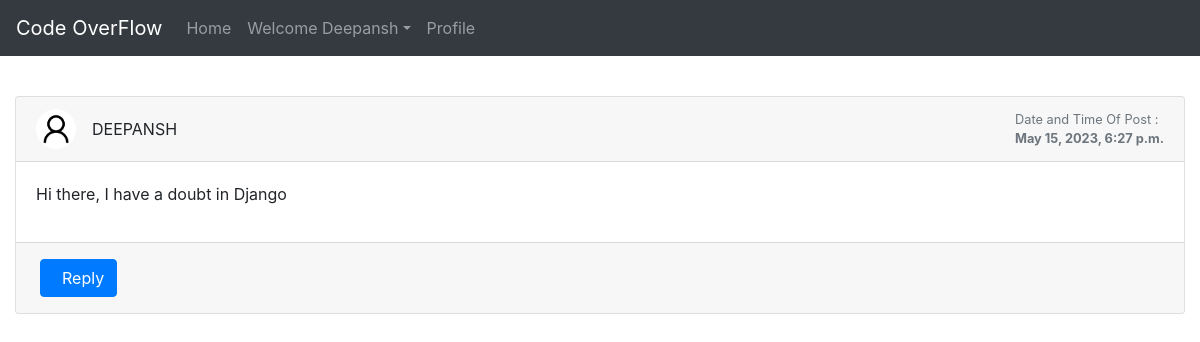
/discussion/29/ (signed in), run on the app's committed database.
### profile_of_user/models.py (models this page shows)
class Post(models.Model):
    user1 = models.ForeignKey(User, on_delete=models.CASCADE, default=1)
    post_id = models.AutoField
    post_content = models.CharField(max_length=5000)
    timestamp= models.DateTimeField(default=now)
    image = models.ImageField(upload_to="images",default="")

### profile_of_user/views.py (the view, shortened to what this page needs)
# urls.py: path("discussion/<int:myid>/", views.discussion, name="Discussions"),
def discussion(request, myid):
    post = Post.objects.filter(id=myid).first()
    replies = Replie.objects.filter(post=post)
    return render(request, "discussion.html", {'post':post, 'replies':replies})

### profile_of_user/templates/discussion.html (shortened to what this page needs)
{% extends 'basic.html' %}
{% block body %}
<br>
<div class="container-fluid mt-5">
    <div class="row">
        <div class="col-md-12">
            <div class="card mb-4">
                <div class="card-header">
                    <div class="media flex-wrap w-100 align-items-center"> <img src="/media/{{post.image}}"
                            class="d-block ui-w-40 rounded-circle" alt="" width="40px" height="40px">
                        <div class="media-body ml-3" style="text-transform: uppercase;"> <a data-abc="true">{{post.user1}}</a>
                        </div>
                        <div class="text-muted small ml-3">
                            <div>Date and Time Of Post :</div>
                            <div><strong>{{post.timestamp}}</strong></div>
                        </div>
                    </div>
                </div>
                <div class="card-body">
                    <p>{{post.post_content}}</p>
                </div>
                <div class="card-footer d-flex flex-wrap justify-content-between align-items-center px-0 pt-0 pb-3">
                    <div class="px-4 pt-3"> <button type="button" class="btn btn-primary" data-target="#reply" data-toggle="modal">&nbsp; Reply</button> </div>
                </div>
            </div>
        </div>
    </div>
</div>
{% endblock %}

### profile_of_user/templates/basic.html (shortened to what this page needs)
<!doctype html>
<html lang="en">
  <head>
    <link rel="stylesheet" href="https://stackpath.bootstrapcdn.com/bootstrap/4.2.1/css/bootstrap.min.css">
  </head>
  <body>
    <nav class="navbar navbar-expand-lg navbar-dark bg-dark fixed-top">
  <a class="navbar-brand" href="/">Code OverFlow</a>
  <div class="collapse navbar-collapse" id="navbarSupportedContent">
    <ul class="navbar-nav mr-auto">
      <li class="nav-item {% block homeactive %} {% endblock homeactive %} ">
        <a class="nav-link" href="/">Home </a>
      </li>
      {% if user.is_authenticated %}
<ul class="navbar-nav mr-2">
<li class="nav-item dropdown">
<a class="nav-link dropdown-toggle" href='#' id="navbarDropdown" role="button" data-toggle="dropdown"> Welcome {{request.user}}</a>
<div class="dropdown-menu" aria-labelledby="navbarDropdown">
      <li class="nav-item {% block profileactive %} {% endblock profileactive %}">
        <a class="nav-link" href="/myprofile">Profile</a>
      </li>
        </div>
      </li>
      {% endif %}
    </ul>
  </div>
</nav>
<br>
</body>
{% block body %} {% endblock %}
</html>

### data on the page
Post: image (placeholder picture), user1 "DEEPANSH", timestamp "May 15, 2023, 6:27 p.m.", post_content "Hi there, I have a doubt in Django"

### other printed values
{{ request.user }} "Deepansh"
